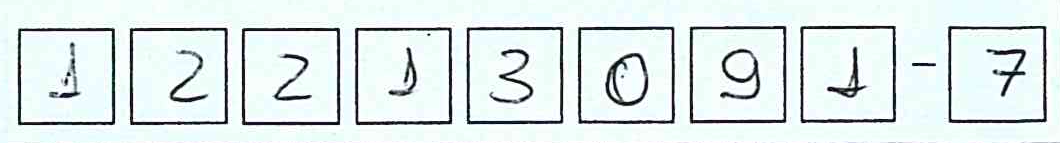
#> input picture system/training/DataBase/images/10.png, 1060 x 143 px; its folder holds 4 pictures in this run
$ python training_digits.py
#> lines starting #> are read from the running program, lines starting #| are printed output that depends on the picture; after the words box and inside, x2 and y2 are one past the last pixel; in counts of white or black regions, pixels touching at a corner belong together
##### MODULES #####

import numpy as np
import cv2

# Glob module for filename utilities (https://www.youtube.com/watch?v=OZ6cNezon2Y)
import glob

# Regular expression utilities (https://www.youtube.com/watch?v=sZyAn2TW7GY)
import re

import os

# Utilitie for image (https://pillow.readthedocs.io/en/3.1.x/reference/Image.html)
from PIL import Image

# Keras utilities #
from keras.models import Sequential                     # https://keras.io/getting-started/sequential-model-guide/
from keras.layers import Dense                          # https://youtu.be/49IOTCzoWQg
from keras.layers import Dropout                        # https://youtu.be/NhZVe50QwPM & https://youtu.be/ARq74QuavAo
from keras.layers import Flatten                        # https://www.youtube.com/watch?v=mFAIBMbACMA
from keras.layers.convolutional import Conv2D           # https://keras.io/layers/convolutional/
from keras.layers.convolutional import MaxPooling2D     # https://youtu.be/ZjM_XQa5s6s
from keras.utils import np_utils
from keras import backend as K                          # https://www.youtube.com/watch?v=okCAqDxCXVk

# Needs to check the necessity of this line of code:
K.set_image_dim_ordering('th')
#> (this line was passed over: keras is not available in this run)

# fix random seed for reproducibility\n
seed = 7
np.random.seed(seed)


'''
Read all images in the Training DataBase
And sort their name with respect to the alphabetical order.
Based on the sorted name, create image list.
Note: these lines will be modified when the UI get ready
'''
types = '*.png'
image_list = []
path = "DataBase/images/"

for files in types:
    image_list.extend(glob.glob(os.path.join(path, files)))
#> pass 2 of the loop `for files in types:`:
#> pass 3 of the loop `for files in types:`:
#> the loop made 5 passes; the first 3 are shown

def atoi(text):
    return int(text) if text.isdigit() else text

def natural_keys(text):
    return [atoi(c) for c in re.split('(\d+)', text)]

image_list.sort(key=natural_keys)


'''
In the next step, we must extract letters in each image.
For it:
. convert rgb image to binary one
. Remove borders and noise


'''
Num = 0
data = []

for i in range(1, len(image_list)):

    image = cv2.imread(image_list[i])
#> image is the input picture: shape (143, 1060, 3); mean B, G, R 231.9, 232.2, 222.2

    # Converts to Grayscale
    im = cv2.cvtColor(image, cv2.COLOR_BGR2GRAY)

    # Normalize and threshold image (https://www.youtube.com/watch?v=6pX3II2eVs0)
    res, img = cv2.threshold(im, 150, 255, cv2.THRESH_BINARY_INV + cv2.THRESH_OTSU)
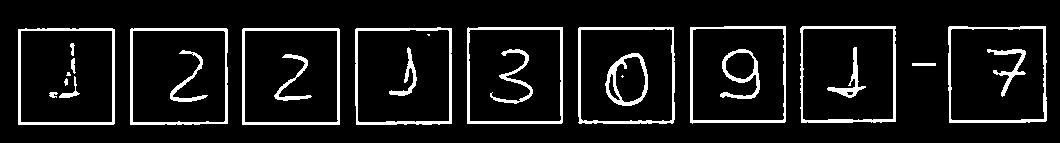
#> img: shape (143, 1060); 9.1% white; 26 white regions (3 under 20 px), largest, box (x1, y1, x2, y2) and area: (242, 28, 340, 125) 1131, (355, 27, 452, 125) 1118, (18, 28, 115, 125) 1099
#> res = 146

    # FloodFills to remove borders
    # Fill everything that is the same colour (black) as top-left corner with white
    cv2.floodFill(img, None, (0, 0), 255)
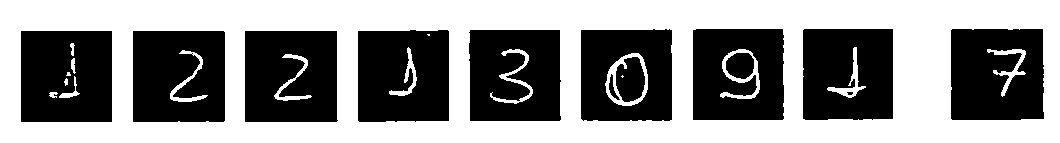
#> img: shape (143, 1060); 53.5% white; 13 black regions (1 under 20 px), largest, box (x1, y1, x2, y2) and area: (21, 31, 112, 122) 8004, (245, 31, 338, 122) 7991, (133, 31, 225, 122) 7975

    # Fill everything that is the same colour (white) as top-left corner with black
    cv2.floodFill(img, None, (0, 0), 0)
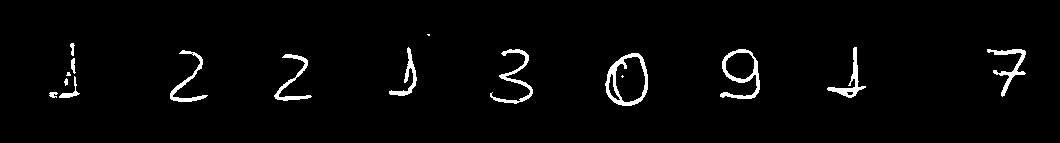
#> img: shape (143, 1060); 2.6% white; 16 white regions (3 under 20 px), largest, box (x1, y1, x2, y2) and area: (605, 53, 648, 106) 672, (720, 49, 760, 99) 576, (490, 49, 533, 104) 484

    # Morphological Ops (https://docs.opencv.org/3.0-beta/doc/py_tutorials/py_imgproc/py_morphological_ops/py_morphological_ops.html)
    kernel = np.ones((3, 3), np.uint8)
    dilate = cv2.dilate(img, kernel, iterations=1)
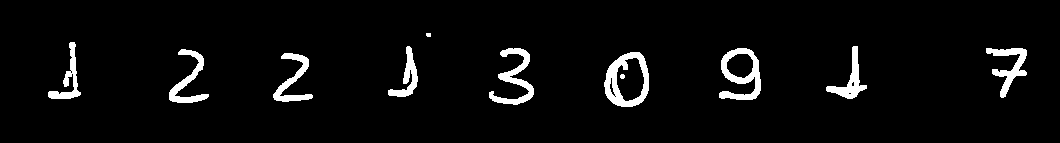
#> dilate: shape (143, 1060); 4.5% white; 11 white regions (1 under 20 px), largest, box (x1, y1, x2, y2) and area: (604, 52, 649, 107) 1096, (719, 48, 761, 100) 962, (489, 48, 534, 105) 868

    kernel = np.ones((3, 3), np.uint8)
    opening = cv2.morphologyEx(dilate, cv2.MORPH_OPEN, kernel)
    closing = cv2.morphologyEx(opening, cv2.MORPH_CLOSE, kernel)
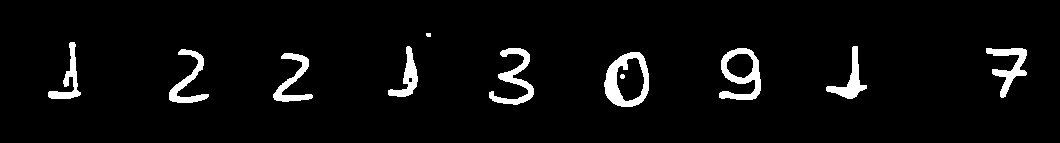
#> closing: shape (143, 1060); 4.6% white; 11 white regions (1 under 20 px), largest, box (x1, y1, x2, y2) and area: (604, 52, 649, 107) 1131, (719, 48, 761, 100) 967, (489, 48, 534, 105) 875
#> pass 2 of the loop `for i in range(1, len(image_list)):`:
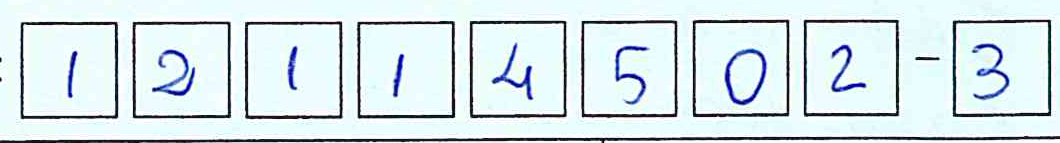
#> input picture system/training/DataBase/images/12.png, 1060 x 143 px
#> image is the input picture: shape (143, 1060, 3); mean B, G, R 232.1, 228.2, 214.4
#> `res, img = cv2.threshold(im, 150, 255, cv2.THRESH_BINARY_INV + cv2.THR..`:
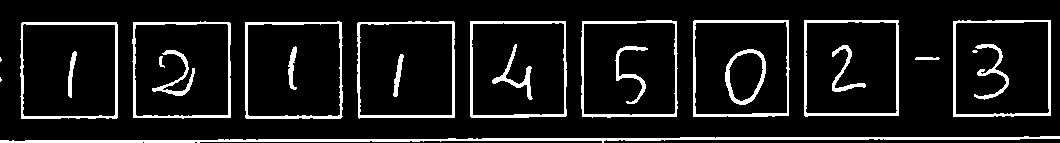
#> img: shape (143, 1060); 10.5% white; 24 white regions (3 under 20 px), largest, box (x1, y1, x2, y2) and area: (0, 136, 1060, 143) 3046, (804, 20, 899, 117) 1089, (953, 20, 1051, 117) 1072
#> res = 145
#> `dilate = cv2.dilate(img, kernel, iterations=1)`:
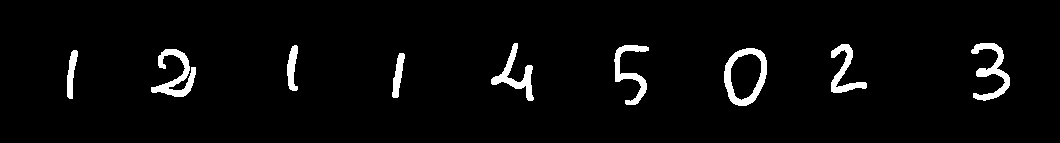
#> dilate: shape (143, 1060); 3.7% white; 9 white regions, largest, box (x1, y1, x2, y2) and area: (724, 48, 767, 106) 930, (151, 49, 196, 97) 857, (971, 43, 1010, 101) 810
#> closing: shape (143, 1060); 3.7% white; 9 white regions, largest, box (x1, y1, x2, y2) and area: (724, 48, 767, 106) 931, (151, 49, 196, 97) 885, (971, 43, 1010, 101) 817
#> pass 3 of the loop `for i in range(1, len(image_list)):`:
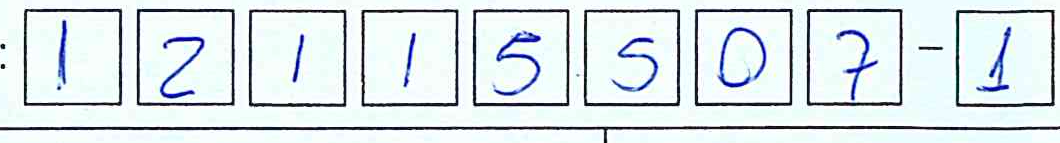
#> input picture system/training/DataBase/images/14.png, 1060 x 143 px
#> image is the input picture: shape (143, 1060, 3); mean B, G, R 230.9, 227.9, 218.7
#> `res, img = cv2.threshold(im, 150, 255, cv2.THRESH_BINARY_INV + cv2.THR..`:
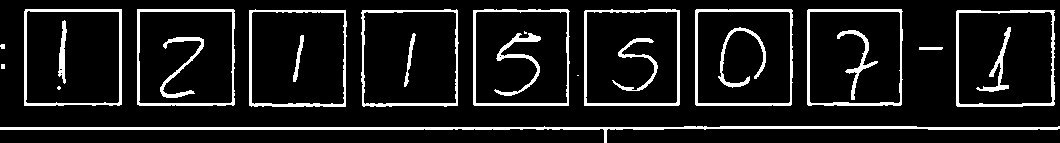
#> img: shape (143, 1060); 10.9% white; 25 white regions (3 under 20 px), largest, box (x1, y1, x2, y2) and area: (0, 126, 1060, 143) 3117, (956, 10, 1055, 107) 1100, (24, 9, 122, 106) 1083
#> res = 146
#> dilate: shape (143, 1060); 4.2% white; 10 white regions, largest, box (x1, y1, x2, y2) and area: (493, 30, 542, 97) 1052, (717, 26, 767, 89) 946, (159, 36, 205, 99) 903
#> `closing = cv2.morphologyEx(opening, cv2.MORPH_CLOSE, kernel)`:
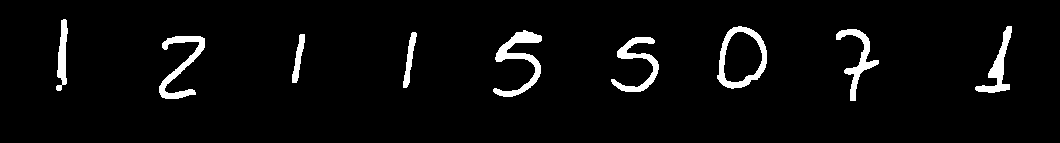
#> closing: shape (143, 1060); 4.2% white; 9 white regions, largest, box (x1, y1, x2, y2) and area: (493, 30, 542, 97) 1073, (717, 26, 767, 89) 957, (159, 36, 205, 99) 904
#> (the run stopped early here; a loop or call above may not have finished)
